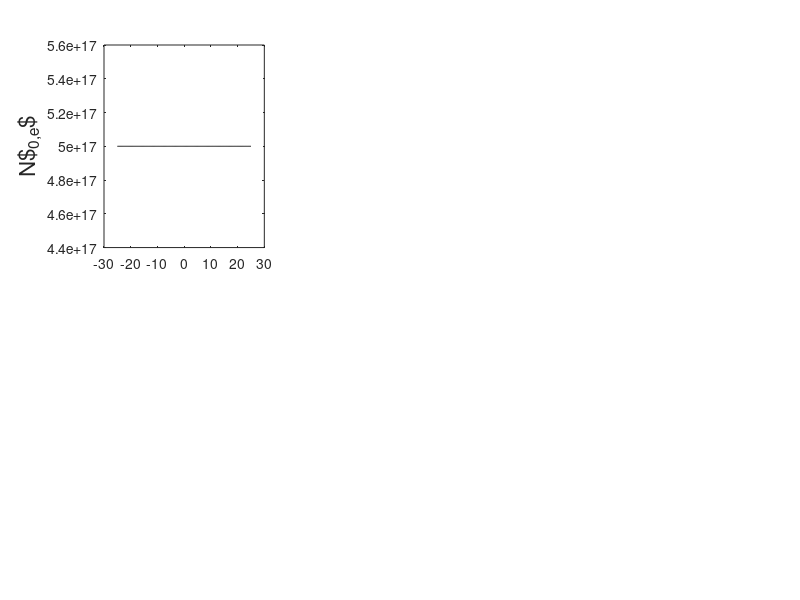

The MATLAB script that drew this image: (Note: this script raises an error after producing the figure.)
%----------------------------------------%
% main script for 1D DVE loop            %
% rlbarnett c3149416 061117              %
%----------------------------------------%

%--
% constants
mu0 = 4.0*pi*1.0e-7;
eps0 = 8.85e-12;
c0 = 1.0/sqrt(eps0*mu0);

%--
% magnetic field (tesla)
B0 = 2.6;

%--
% driver freq
freq = 51.0e6;
om = 2.0*pi*freq;
k0 = om/c0;
wavel0 = (2*pi)/k0;

%--
% define wavenumbers ky and kz (/m); use values given in van eester section IV?? No
% others mentioned
ky = 0.0;
kz = 0.0;

%--
% "common local derivatives for N0, v||^2, static potential and
% ponderomotive potential" 
lamby = 0.0;
lambz = 0.0;

%--
% spatial domain
npts = 256;
xmin = -25.0;
xmax = 25.0;
dx = (xmax - xmin)/(npts - 1);
% npts = ((xmax - xmin)/dx);
xax = linspace(xmin, xmax, npts);
% xax = xmin:dx:xmax;
% dx = (xmax - xmin)/(npts - 1);

%--
% background density -- set to zero for vacuum case
Nmax = 5.0e17;
N0 = Nmax*ones(1,npts);

%--
% initialise perturbed density as zero
N1 = zeros(1,npts);
N1e = N1;
N1i = N1;

%--
% initialise perturbed velocity as zero
v1 = zeros(1,npts);
v1e = v1;
v1i = v1;

%--
% electron constants
e = -1.6022e-19;
me = 9.11e-31*ones(1,npts);

% pd1 = makedist('HalfNormal','sigma',0.005);
np_bound = floor(0.05*npts);
% ax = linspace(0,0.04,np_bound);
% pdf1 = pdf(pd1,ax);
% pdf1 = pdf1/max(pdf1);
ax = linspace(0,pi/2,np_bound);
test = cos(ax);
damp = 0.0;%max(me)*test;

me(1:np_bound) = me(1:np_bound) + 1i*damp;
me(end-(np_bound-1):end) = me(end-(np_bound-1):end) + 1i*fliplr(damp);

%--
% temperature
T_ev = 15.0;

%--
% thermal velocity
vt = sqrt((T_ev*abs(e)) ./ me);

%--
% ion constants (95% D, 5% H)
qd = abs(e);
mp = 1.67e-27;
md = 2.0*mp*ones(1,npts);
md(1:np_bound) = md(1:np_bound) + 1i*damp;
md(end-(np_bound-1):end) = md(end-(np_bound-1):end) + 1i*fliplr(damp);

qh = abs(e);
mh = mp*ones(1,npts);
mh(1:np_bound) = mh(1:np_bound) + 1i*damp;
mh(end-(np_bound-1):end) = mh(end-(np_bound-1):end) + 1i*fliplr(damp);

%-- 
% cyclotron frequencies
om_ce = e*B0./me;
om_cd = qd*B0./md;
om_ch = qh*B0./mh;

%--
% rotation matrix
alpha = 0.5;
beta = 0.5;

r11 = cos(beta)*cos(alpha);
r12 = cos(beta)*sin(alpha);
r13 = -sin(beta);
r21 = -sin(alpha);
r22 = cos(alpha);
r23 = 0.0;
r31 = sin(beta)*cos(alpha);
r32 = sin(beta)*sin(alpha);
r33 = cos(beta);

rot = [[r11, r12, r13]
     [r21, r22, r23]
     [r31, r32, r33]];
 
e_para = rot(3,:);
Bvec = B0*e_para;

%--
% electron calcs; density, plasma frequency 
N0e = 1.0*N0;
om_pe = sqrt(N0e*e^2./(me*eps0));

%--
% ion calcs (95% D, 5% H); density, plasma frequency
N0d = 0.95*N0;
om_pd = sqrt(N0d*qd^2./(md*eps0));
N0h = 0.05*N0;
om_ph = sqrt(N0h*qh^2./(mh*eps0));
N0i = N0h + N0d;

nmax = 10;

%%

% for iter=1:nmax
    
%     tic

%--
% plot electron densities
figure(1);
set(gcf,'Position',[0   536   824   419])
% suptitle(['Iteration ' num2str(iter)])

subplot(2,3,1)
plot(xax,N0e,'k')
ylabel('N$_{0,e}$','Fontsize',16)
ytickformat('%.2f')

subplot(2,3,2)
plot(xax,N1e,'k')
ylabel('N$_{1,e}$','Fontsize',16)
ytickformat('%.2f')

hold on

%--
% poisson solve for static potential -- solution (output) "static_pot"

poisson_sol;%(Ne, Nh, Nd, lamby, lambz, e, eps0, dx, npts);

%--
% plot static potential
subplot(2,3,3)
plot(xax,static_pot,'r')
ylabel('$\phi$ (V)','Fontsize',16)
ytickformat('%.2f')

%--
% static electric field calculation -- solution (output) "static_e(x,y,z)"

static_e;

%--
% plot static electric field solutions
subplot(2,3,4)
plot(xax,static_ex,'k')
ylabel('E$_{0,ex}$','Fontsize',16)
ytickformat('%.2f')

subplot(2,3,5)
plot(xax,static_ey,'k')
ylabel('E$_{0,ey}$','Fontsize',16)
ytickformat('%.2f')

subplot(2,3,6)
plot(xax,static_ez,'k')
ylabel('E$_{0,ez}$','Fontsize',16)
ytickformat('%.2f')

hold off
drawnow

%--
% wave solver to find rf electric field -- solution (output) "rf_e(x,y,z)"

wave_sol;

%--
% call dispersion relation script
dispersion;

%%

%--
% plot rf wave solutions
figure(2);
set(gcf,'Position',[859   536   824   419])
% suptitle(['Iteration ' num2str(iter)])

subplot(3,3,1)
plot(xax,real(rf_ex),'k')
hold on
plot(xax,imag(rf_ex),'--b')
legend('Re[Ex]', 'Im[Ex]', 'Location', 'northwest') 
ylabel('E$_{1,ex}$','Fontsize',16)
ytickformat('%.2f')

subplot(3,3,2)
plot(xax,real(rf_ey),'k')
hold on
plot(xax,imag(rf_ey),'--b')
ylabel('E$_{1,ey}$','Fontsize',16)
ytickformat('%.2f')

subplot(3,3,3)
plot(xax,real(rf_ez),'k')
hold on
plot(xax,imag(rf_ez),'--b')
ylabel('E$_{1,ez}$','Fontsize',16)
ytickformat('%.2f')

hold on

%--
% ponderomotive acceleration calculation -- solution (output)
% "a_pond(x,y,z)"

a_pond;

%--
% plot ponderomotive potential and accelerations
subplot(3,3,4)
plot(xax,pond_pote,'r')
ylabel('$\Theta$','Fontsize',16)
ytickformat('%.2f')

subplot(3,3,7)
plot(xax,a_pondex,'k')
ylabel('$(-\nabla\Theta)_x$','Fontsize',16)
ytickformat('%.2f')

subplot(3,3,8)
plot(xax,a_pondey,'k')
ylabel('$(-\nabla\Theta)_y$','Fontsize',16)
ytickformat('%.2f')

subplot(3,3,9)
plot(xax,a_pondez,'k')
ylabel('$(-\nabla\Theta)_z$','Fontsize',16)
ytickformat('%.2f')

hold off
drawnow

%--
% pressure term -- solution (output) "press(x,y,z)"

pressure;

%--
% plot pressures
figure(3);
set(gcf,'Position',[6    60   824   419])
% suptitle(['Iteration ' num2str(iter)])

subplot(3,3,1)
plot(xax,pressex,'k')
ylabel('$(\nabla N_0/N_0)_x$','Fontsize',16)
ytickformat('%.2f')

subplot(3,3,2)
plot(xax,pressey,'k')
ylabel('$(\nabla N_0/N_0)_y$','Fontsize',16)
ytickformat('%.2f')

subplot(3,3,3)
plot(xax,pressez,'k')
ylabel('$(\nabla N_0/N_0)_z$','Fontsize',16)
ytickformat('%.2f')

hold on

%--
% calculate perpendicular drift velocities analytically -- solution
% (output) "v_perp(1,2)"

v_drift;


%--
% calculate perturbed velocity

fastv_update;

%--
% plot perpendicular drift velocities
subplot(3,3,4)
plot(xax,vd_perp1e,'k')
ylabel('v$_{e\perp,1}$','Fontsize',16)
ytickformat('%.2f')

subplot(3,3,5)
plot(xax,vd_perp2e,'k')
ylabel('v$_{e\perp,2e}$','Fontsize',16)
ytickformat('%.2f')

%--
% solve equation 23 (DVE 2015): slow time scale continuity equation yielding v
% parallel -- solution (output)

cont_slow;

%--
% plot parallel drift velocity and perturbed velocity
subplot(3,3,6)
plot(xax,v_parae,'k')
ylabel('v$_{e\parallel}$','Fontsize',16)
ytickformat('%.2f')

subplot(3,3,7)
plot(xax,v1e(1,:),'r')
hold on
plot(xax,v1e(2,:))
plot(xax,v1e(3,:))
ylabel('v$_{1,e}$','Fontsize',16)
legend('$v1_{e,x}$','$v1_{e,y}$','$v1_{e,z}$')
ytickformat('%.2f')
hold off

hold off
drawnow

%--
% solve equation 24 (DVE 2015): slow time scale parallel equation of motion yielding log(N0) 
% -- solution (output)

% eqofmot_slow;


%--
% solve equation 25 (DVE 2015): fast time scale continuity equation
% yielding the perturbed density 

% cont_fast;

%     toc
    
%     end
